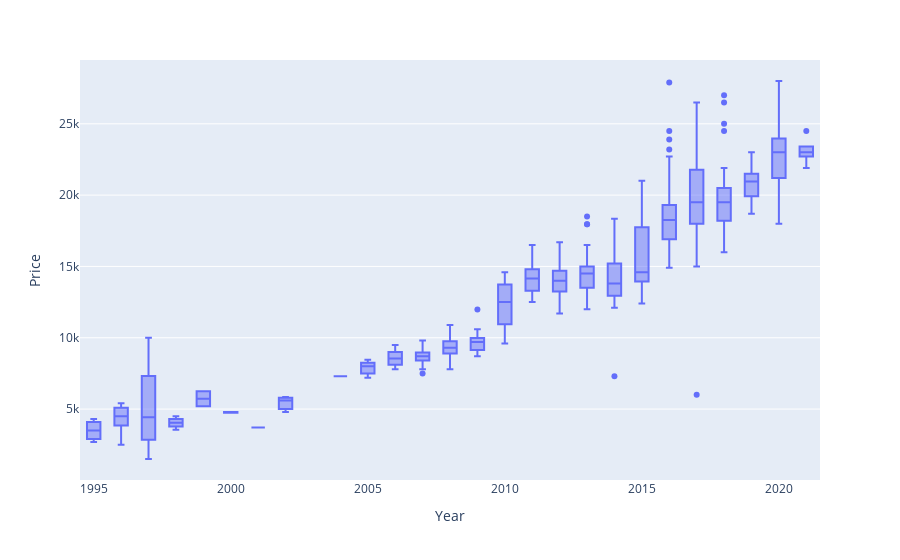

Write notebook code for a chart like this one.
### Code cell
px.box(sportages, x='Year', y='Price', )

### Figure 1 — Plotly figure (JSON) as saved in the notebook; plotly's stock layout.template omitted (floating-point values rounded to 4 significant figures; data arrays with more than 128 entries replaced by an {"elided": "..."} marker saying what was removed)
{"data": [{"alignmentgroup": "True", "hovertemplate": "Year=%{x}<br>Price=%{y}<extra></extra>", "legendgroup": "", "marker": {"color": "#636efa"}, "name": "", "notched": false, "offsetgroup": "", "orientation": "v", "showlegend": false, "type": "box", "x": {"elided": "534 int values"}, "x0": " ", "xaxis": "x", "y": {"elided": "534 int values"}, "y0": " ", "yaxis": "y"}], "layout": {"autosize": true, "boxmode": "group", "legend": {"tracegroupgap": 0}, "margin": {"t": 60}, "xaxis": {"anchor": "y", "autorange": true, "domain": [0, 1], "range": [1994.0, 2022.0], "title": {"text": "Year"}, "type": "linear"}, "yaxis": {"anchor": "x", "autorange": true, "domain": [0, 1], "range": [27.78, 29470.0], "title": {"text": "Price"}, "type": "linear"}}}
